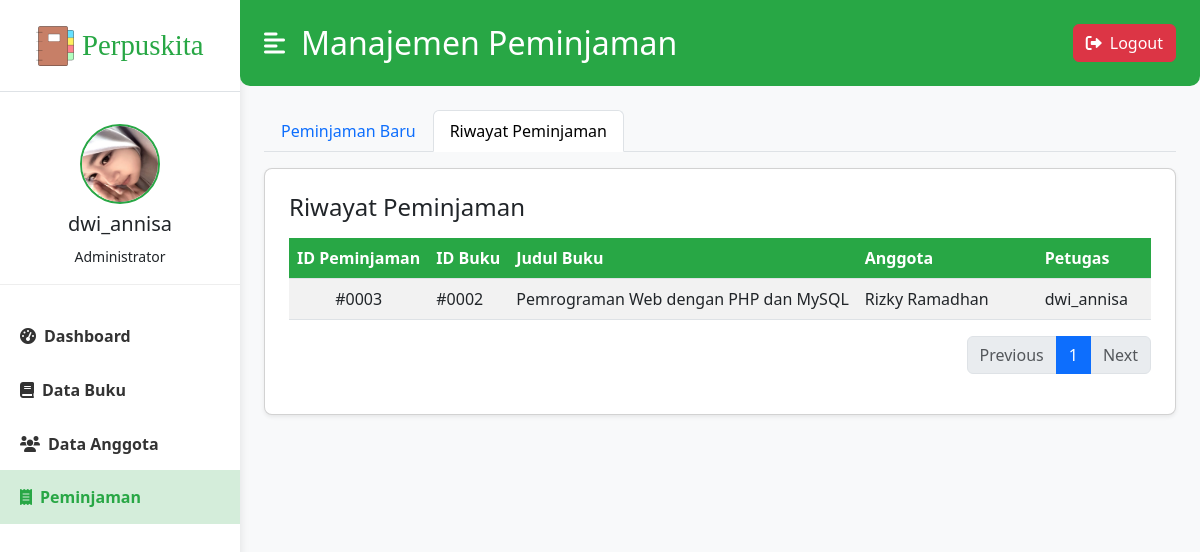
/peminjaman.php?mode=riwayat&page_riwayat=1 (signed in), run on the app's committed database.
### tables this page shows
CREATE TABLE `peminjaman` (
  `id_peminjaman` int(11) NOT NULL,
  `id_buku` int(11) NOT NULL,
  `id_anggota` int(11) NOT NULL,
  `id_petugas` int(11) DEFAULT NULL,
  `tgl_pinjam` date NOT NULL,
  `tgl_kembali` date NOT NULL,
  `tgl_dikembalikan` date DEFAULT NULL,
  `status` varchar(15) NOT NULL
);

CREATE TABLE `buku` (
  `id_buku` int(11) NOT NULL,
  `judul_buku` varchar(255) NOT NULL,
  `pengarang` varchar(100) DEFAULT NULL,
  `penerbit` varchar(100) DEFAULT NULL,
  `tahun_terbit` year(4) DEFAULT NULL,
  `jumlah_halaman` int(11) DEFAULT NULL
);

CREATE TABLE `anggota` (
  `id_anggota` int(11) NOT NULL,
  `nama` varchar(100) NOT NULL,
  `alamat` varchar(255) DEFAULT NULL,
  `no_telp` varchar(20) DEFAULT NULL
);

CREATE TABLE `petugas` (
  `id_petugas` int(11) NOT NULL,
  `nama_petugas` varchar(100) NOT NULL,
  `password` varchar(255) NOT NULL,
  `role` enum('Administrator','Petugas') DEFAULT 'Petugas'
);

### peminjaman.php (the view, shortened to what this page needs)
<?php
include 'includes/db_connect.php';
$form_mode = 'peminjaman_baru';
if (isset($_GET['mode'])) {
    $form_mode = $_GET['mode'];
}
$limit_riwayat = 10;
$page_riwayat = isset($_GET['page_riwayat']) && is_numeric($_GET['page_riwayat']) ? (int)$_GET['page_riwayat'] : 1;
$start_riwayat = ($page_riwayat - 1) * $limit_riwayat;
$sql_count_riwayat = "SELECT COUNT(p.id_peminjaman) AS total FROM peminjaman p WHERE p.tgl_dikembalikan IS NOT NULL OR p.status = 'Dikembalikan' OR p.status = 'Terlambat'";
$total_records_riwayat = $conn->query($sql_count_riwayat)->fetch_assoc()['total'];
$total_pages_riwayat = ceil($total_records_riwayat / $limit_riwayat);
$sql_riwayat = "SELECT
                  p.id_peminjaman,
                  b.id_buku AS buku_id_display,
                  b.judul_buku,
                  a.nama AS nama_anggota,
                  pt.nama_petugas,
                  p.tgl_pinjam,
                  p.tgl_kembali,
                  p.tgl_dikembalikan,
                  p.status
                FROM peminjaman p
                JOIN buku b ON p.id_buku = b.id_buku
                JOIN anggota a ON p.id_anggota = a.id_anggota
                JOIN petugas pt ON p.id_petugas = pt.id_petugas
                WHERE p.tgl_dikembalikan IS NOT NULL OR p.status = 'Dikembalikan' OR p.status = 'Terlambat'
                ORDER BY p.tgl_dikembalikan DESC, p.tgl_pinjam DESC
                LIMIT $start_riwayat, $limit_riwayat";
$result_riwayat = $conn->query($sql_riwayat);
?>
<!DOCTYPE html>
<html lang="en">
<head>
    <link href="https://cdn.jsdelivr.net/npm/bootstrap@5.3.0/dist/css/bootstrap.min.css" rel="stylesheet">
    <link rel="stylesheet" href="https://cdnjs.cloudflare.com/ajax/libs/font-awesome/6.0.0-beta3/css/all.min.css">
    <link rel="stylesheet" href="css/style.css">
</head>
<body>
    <div class="d-flex" id="wrapper">
        <div class="bg-white" id="sidebar-wrapper">
            <div class="sidebar-heading py-4 border-bottom">
                <div class="d-flex align-items-center justify-content-center w-100 gap-2">
                    <img src="img/logo_perpuskita.png" alt="Logo Perpuskita" class="img-fluid" style="max-height: 40px;">
                    <span class="brand-text">Perpuskita</span>
                </div>
            </div>
            <div class="list-group list-group-flush my-3">
                <div class="profile-info text-center mb-4">
                    <img src="img/dwi_annisa.jpeg" alt="Dwi Annisa" class="rounded-circle mb-2" width="80" height="80"> <h5><?php echo htmlspecialchars($_SESSION['nama_petugas']); ?></h5>
                    <small><?php echo htmlspecialchars($_SESSION['role']); ?></small>
                </div>
                <a href="index.php" class="list-group-item list-group-item-action bg-transparent second-text fw-bold"><i class="fas fa-tachometer-alt me-2"></i>Dashboard</a>
                <a href="data_buku.php" class="list-group-item list-group-item-action bg-transparent second-text fw-bold"><i class="fas fa-book me-2"></i>Data Buku</a>
                <a href="data_anggota.php" class="list-group-item list-group-item-action bg-transparent second-text fw-bold"><i class="fas fa-users me-2"></i>Data Anggota</a>
                <a href="peminjaman.php" class="list-group-item list-group-item-action bg-transparent second-text active">
                    <i class="fas fa-receipt me-2"></i>Peminjaman
                </a>
            </div>
        </div>
        <div id="page-content-wrapper">
            <nav class="navbar navbar-expand-lg navbar-light bg-transparent py-4 px-4">
                <div class="d-flex align-items-center">
                    <i class="fas fa-align-left primary-text fs-4 me-3" id="menu-toggle"></i>
                    <h2 class="fs-2 m-0 text-white">Manajemen Peminjaman</h2>
                </div>
                <div class="collapse navbar-collapse" id="navbarSupportedContent">
                    <ul class="navbar-nav ms-auto mb-2 mb-lg-0">
                        <li class="nav-item">
                            <a class="btn btn-danger" href="logout.php"><i class="fas fa-sign-out-alt me-2"></i>Logout</a>
                        </li>
                    </ul>
                </div>
            </nav>
            <div class="container-fluid px-4">
                <div class="row my-4">
                    <div class="col-12">
                        <ul class="nav nav-tabs mb-3" id="peminjamanTab" role="tablist">
                            <li class="nav-item" role="presentation">
                                <button class="nav-link <?php echo ($form_mode == 'peminjaman_baru' ? 'active' : ''); ?>" id="peminjaman-tab" data-bs-toggle="tab" data-bs-target="#peminjaman-baru" type="button" role="tab" aria-controls="peminjaman-baru" aria-selected="<?php echo ($form_mode == 'peminjaman_baru' ? 'true' : 'false'); ?>">Peminjaman Baru</button>
                            </li>
                            <li class="nav-item" role="presentation">
                                <button class="nav-link <?php echo ($form_mode == 'riwayat' ? 'active' : ''); ?>" id="riwayat-tab" data-bs-toggle="tab" data-bs-target="#riwayat-peminjaman" type="button" role="tab" aria-controls="riwayat-peminjaman" aria-selected="<?php echo ($form_mode == 'riwayat' ? 'true' : 'false'); ?>">Riwayat Peminjaman</button>
                            </li>
                        </ul>
                        <div class="tab-content" id="peminjamanTabContent">
                            <div class="tab-pane fade <?php echo ($form_mode == 'riwayat' ? 'show active' : ''); ?>" id="riwayat-peminjaman" role="tabpanel" aria-labelledby="riwayat-tab">
                                <div class="card p-4">
                                    <h4 class="mb-3">Riwayat Peminjaman</h4>
                                    <div class="table-responsive">
                                        <table class="table table-striped table-hover">
                                            <thead>
                                                <tr>
                                                    <th>ID Peminjaman</th>
                                                    <th>ID Buku</th>
                                                    <th>Judul Buku</th>
                                                    <th>Anggota</th>
                                                    <th>Petugas</th>
                                                </tr>
                                            </thead>
                                            <tbody>
                                                <?php if ($result_riwayat->num_rows > 0): ?>
                                                    <?php while($row = $result_riwayat->fetch_assoc()):
                                                    ?>
                                                        <tr>
                                                            <td>#<?php echo sprintf('%04d', $row['id_peminjaman']); ?></td>
                                                            <td>#<?php echo sprintf('%04d', $row['buku_id_display']); ?></td>
                                                            <td><?php echo htmlspecialchars($row['judul_buku']); ?></td>
                                                            <td><?php echo htmlspecialchars($row['nama_anggota']); ?></td>
                                                            <td><?php echo htmlspecialchars($row['nama_petugas']); ?></td>
                                                        </tr>
                                                    <?php endwhile; ?>
                                                <?php else: ?>
                                                    <tr>
                                                        <td colspan="9" class="text-center">Tidak ada riwayat peminjaman.</td>
                                                    </tr>
                                                <?php endif; ?>
                                            </tbody>
                                        </table>
                                    </div>
                                    <nav aria-label="Page navigation for loan history">
                                        <ul class="pagination justify-content-end">
                                            <li class="page-item <?php echo ($page_riwayat <= 1) ? 'disabled' : ''; ?>">
                                                <a class="page-link" href="?mode=riwayat&page_riwayat=<?php echo $page_riwayat - 1; ?>" tabindex="-1" aria-disabled="true">Previous</a>
                                            </li>
                                            <?php for ($i = 1; $i <= $total_pages_riwayat; $i++): ?>
                                                <li class="page-item <?php echo ($page_riwayat == $i) ? 'active' : ''; ?>">
                                                    <a class="page-link" href="?mode=riwayat&page_riwayat=<?php echo $i; ?>"><?php echo $i; ?></a>
                                                </li>
                                            <?php endfor; ?>
                                            <li class="page-item <?php echo ($page_riwayat >= $total_pages_riwayat) ? 'disabled' : ''; ?>">
                                                <a class="page-link" href="?mode=riwayat&page_riwayat=<?php echo $page_riwayat + 1; ?>">Next</a>
                                            </li>
                                        </ul>
                                    </nav>
                                </div>
                            </div>
                        </div>
                    </div>
                </div>
            </div>
        </div>
    </div>
</body>
</html>

### css/style.css (style rules this page uses)
:root { --main-bg-color: #28a745; --primary-text-color: #28a745; --secondary-bg-color: #e0ffe0; --sidebar-bg-color: #ffffff; --sidebar-text-color: #333; --active-link-bg: #d4edda; }
body { overflow-x: hidden; background-color: #f8f9fa; }
#wrapper { display: flex; }
#sidebar-wrapper { min-height: 100vh; margin-left: -15rem; transition: margin 0.25s ease-out; background-color: var(--sidebar-bg-color); box-shadow: 0 0 10px rgba(0, 0, 0, 0.1); width: 15rem; }
#sidebar-wrapper .sidebar-heading { padding: 1.5rem 1rem; color: var(--primary-text-color); border-bottom: 1px solid #eee; display: flex; align-items: center; justify-content: center; gap: 10px; }
#sidebar-wrapper .sidebar-heading img { max-height: 40px; width: auto; object-fit: contain; }
.brand-text { font-family: 'Lemon', cursive; font-size: 1.8rem; color: var(--primary-text-color); white-space: nowrap; }
#sidebar-wrapper .list-group { width: 15rem; }
.profile-info { padding: 1rem; border-bottom: 1px solid #eee; }
.profile-info img { border: 2px solid var(--primary-text-color); }
.list-group-item { border: none; padding: 15px 20px; color: var(--sidebar-text-color); transition: background-color 0.2s ease-in-out; }
.list-group-item.active { background-color: var(--active-link-bg) !important; color: var(--primary-text-color) !important; font-weight: bold; }
#page-content-wrapper { min-width: 100vw; }
.navbar { background-color: var(--main-bg-color) !important; color: white; border-bottom-left-radius: 10px; border-bottom-right-radius: 10px; }
.navbar .btn-danger { background-color: #dc3545; border-color: #dc3545; }
.navbar .fas.fa-align-left { color: white; }
.navbar h2 { color: white; }
.card { border-radius: 0.5rem; box-shadow: 0 0.125rem 0.25rem rgba(0, 0, 0, 0.075); }
.table-responsive { overflow-x: auto; }
.table th, .table td { white-space: nowrap; vertical-align: middle; }
.table th { background-color: var(--main-bg-color); color: white; }
.table th:nth-child(1), .table td:nth-child(1) { width: 60px; min-width: 40px; text-align: center; }
.table th:nth-child(2), .table td:nth-child(2) { width: 100px; min-width: 80px; }
.table th:nth-child(3), .table td:nth-child(3) { width: 180px; min-width: 120px; overflow: hidden; text-overflow: ellipsis; }
.table th:nth-child(4), .table td:nth-child(4) { width: 250px; min-width: 180px; overflow: hidden; text-overflow: ellipsis; }
.table th:nth-child(5), .table td:nth-child(5) { width: 150px; min-width: 120px; overflow: hidden; text-overflow: ellipsis; }
@media (min-width: 768px) { #sidebar-wrapper { margin-left: 0; } }
@media (min-width: 768px) { #page-content-wrapper { min-width: 0; width: 100%; } }

### data on the page
peminjaman: id_peminjaman "0003", id_buku.id_buku "0002", id_buku.judul_buku "Pemrograman Web dengan PHP dan MySQL", id_anggota.nama "Rizky Ramadhan", id_petugas.nama_petugas "dwi_annisa"

### other printed values
$_SESSION['nama_petugas'] "dwi_annisa"
$_SESSION['role'] "Administrator"
